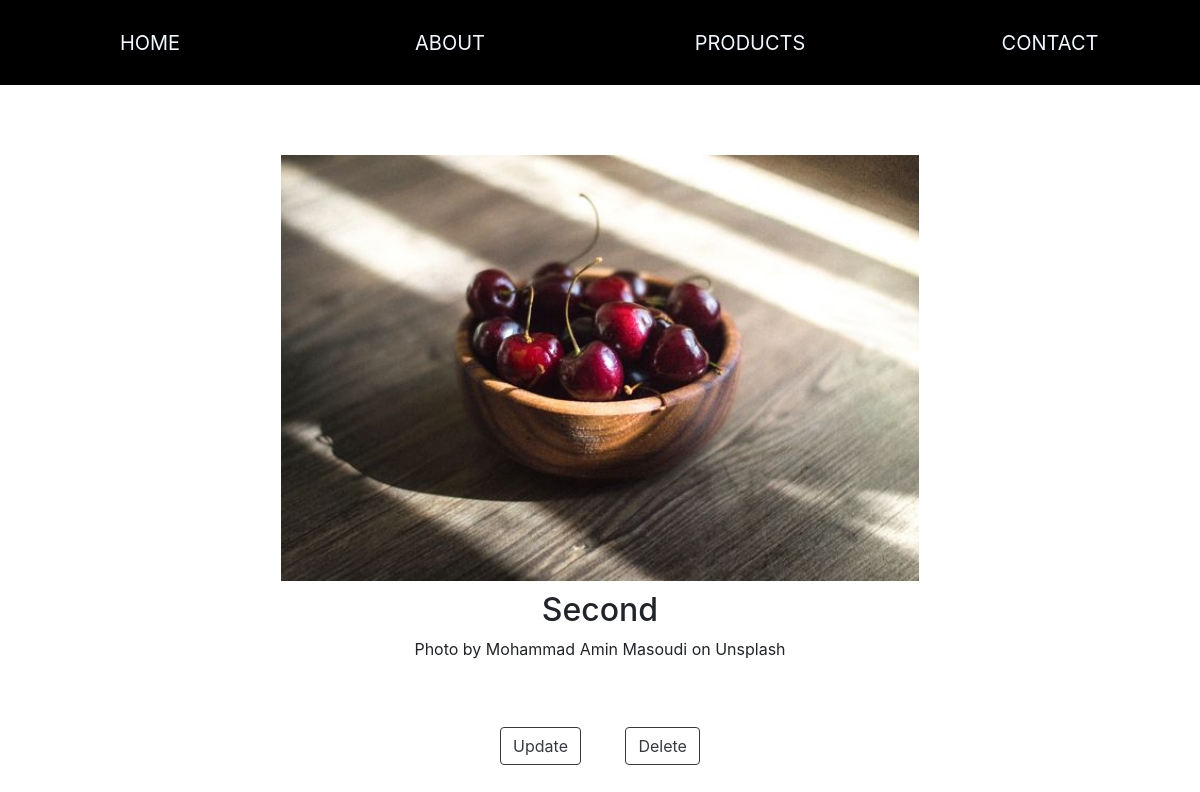
Screenshot of /product/2/ with the database file from the repository.
### product/models.py (models this page shows, shortened)
class Product(models.Model):
    name = models.CharField(max_length=200)
    img = models.ImageField(upload_to = 'pictures/', max_length = 255, null=True, blank = True)
    price = models.IntegerField(validators=[validate_even])
    description = models.TextField(blank=True, null=True)

### product/views.py (the view)
# urls.py: path('<int:my_id>/', ProductDetailView.as_view(), name = 'product-detail'),
class ProductDetailView(DetailView):
    template_name = 'product/product_detail.html'
    queryset = Product.objects.all()
    def get_object(self):
        id_ = self.kwargs.get('my_id')
        return get_object_or_404(Product,id=id_)

### product/templates/product/product_detail.html
{% extends 'base.html' %}
{% block content %}
<div class="container">
    <div class="row">
        <div class="detail">
            {% if object.img %}
            <img src="{{ object.img.url }}" alt=""/>
            {% endif %}
            <h2 class='col-sm-12'>{{ object.name }}</h2>
            <p class='col-sm-12'>{{ object.description }}</p>
        </div>
        <div class="col-12 product">
            <a href="/product/{{object.id}}/update" alt="update_item">
                <button type="button" class="btn btn-outline-dark">Update</button>
            </a>
            <a href="/product/{{object.id}}/delete" alt="delete_item">
                <button type="button" class="btn btn-outline-dark">Delete</button>
            </a>
        </div>
    </div>
</div>
{% endblock %}

### static/css/style.css (style rules this page uses)
html { box-sizing: border-box; }
body { background-color: #ffffff; margin: 0 auto; }
*, *:before, *:after { box-sizing: inherit; }
a { text-decoration: none; color: aliceblue; padding: 20px; display: inline-block; }
.product { display: inline-block; text-align: center; padding-top: 30px; }
.product a { color: grey; }
.product button { display:block; }
.detail { text-align: center; width: 80%; margin: auto; padding-top: 70px; }
.detail h2 { float: left; padding-top: 10px; }
.detail img { width: 90%; height: auto; }
@media only screen and (min-width: 1200px) { .detail img { width: 70%; } }

### rows the page displays
Product: img (picture), name "Second", description "Photo by Mohammad Amin Masoudi on Unsplash"
